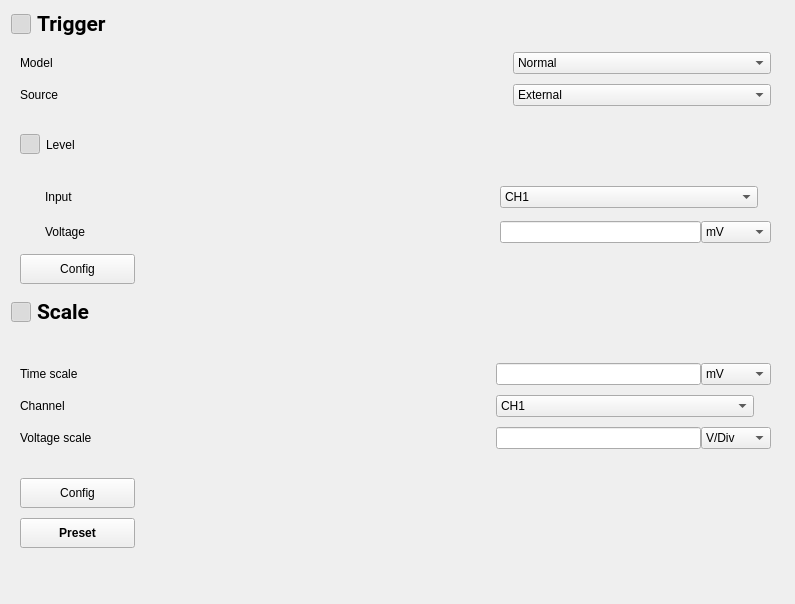
<?xml version="1.0" encoding="UTF-8"?>
<ui version="4.0">
 <class>wgContentRtm3004</class>
 <widget class="QWidget" name="wgContentRtm3004">
  <property name="geometry">
   <rect>
    <x>0</x>
    <y>0</y>
    <width>795</width>
    <height>604</height>
   </rect>
  </property>
  <property name="windowTitle">
   <string>Form</string>
  </property>
  <layout class="QGridLayout" name="gridLayout_5">
   <item row="0" column="0" colspan="2">
    <layout class="QVBoxLayout" name="verticalLayout">
     <item>
      <layout class="QHBoxLayout" name="horizontalLayout_2">
       <item>
        <widget class="QPushButton" name="btnTrigger">
         <property name="minimumSize">
          <size>
           <width>20</width>
           <height>20</height>
          </size>
         </property>
         <property name="maximumSize">
          <size>
           <width>20</width>
           <height>20</height>
          </size>
         </property>
         <property name="cursor">
          <cursorShape>PointingHandCursor</cursorShape>
         </property>
         <property name="text">
          <string/>
         </property>
         <property name="icon">
          <iconset resource="../../res.qrc">
           <normaloff>:/icon/btnCloseExpan.png</normaloff>
           <normalon>:/icon/btnOpenExpan.png</normalon>:/icon/btnCloseExpan.png</iconset>
         </property>
         <property name="checkable">
          <bool>true</bool>
         </property>
         <property name="checked">
          <bool>true</bool>
         </property>
        </widget>
       </item>
       <item>
        <widget class="QLabel" name="label_2">
         <property name="minimumSize">
          <size>
           <width>150</width>
           <height>0</height>
          </size>
         </property>
         <property name="maximumSize">
          <size>
           <width>150</width>
           <height>16777215</height>
          </size>
         </property>
         <property name="font">
          <font>
           <family>Roboto</family>
           <pointsize>16</pointsize>
           <bold>true</bold>
          </font>
         </property>
         <property name="text">
          <string>Trigger</string>
         </property>
        </widget>
       </item>
       <item>
        <spacer name="horizontalSpacer_2">
         <property name="orientation">
          <enum>Qt::Orientation::Horizontal</enum>
         </property>
         <property name="sizeHint" stdset="0">
          <size>
           <width>40</width>
           <height>20</height>
          </size>
         </property>
        </spacer>
       </item>
      </layout>
     </item>
     <item>
      <widget class="QWidget" name="wgTrigger" native="true">
       <property name="minimumSize">
        <size>
         <width>769</width>
         <height>250</height>
        </size>
       </property>
       <property name="styleSheet">
        <string notr="true"/>
       </property>
       <layout class="QVBoxLayout" name="verticalLayout_2">
        <item>
         <layout class="QGridLayout" name="gridLayout_2">
          <property name="horizontalSpacing">
           <number>232</number>
          </property>
          <property name="verticalSpacing">
           <number>10</number>
          </property>
          <item row="0" column="0">
           <widget class="QLabel" name="label">
            <property name="text">
             <string>Model</string>
            </property>
           </widget>
          </item>
          <item row="0" column="1">
           <widget class="QComboBox" name="comboBox">
            <property name="minimumSize">
             <size>
              <width>258</width>
              <height>0</height>
             </size>
            </property>
            <property name="maximumSize">
             <size>
              <width>258</width>
              <height>16777215</height>
             </size>
            </property>
            <property name="cursor">
             <cursorShape>PointingHandCursor</cursorShape>
            </property>
            <item>
             <property name="text">
              <string>Normal</string>
             </property>
            </item>
           </widget>
          </item>
          <item row="1" column="0">
           <widget class="QLabel" name="label_3">
            <property name="text">
             <string>Source</string>
            </property>
           </widget>
          </item>
          <item row="1" column="1">
           <widget class="QComboBox" name="comboBox_2">
            <property name="minimumSize">
             <size>
              <width>258</width>
              <height>0</height>
             </size>
            </property>
            <property name="maximumSize">
             <size>
              <width>258</width>
              <height>16777215</height>
             </size>
            </property>
            <property name="cursor">
             <cursorShape>PointingHandCursor</cursorShape>
            </property>
            <item>
             <property name="text">
              <string>External</string>
             </property>
            </item>
           </widget>
          </item>
         </layout>
        </item>
        <item>
         <layout class="QHBoxLayout" name="horizontalLayout">
          <item>
           <widget class="QPushButton" name="btnLevel">
            <property name="minimumSize">
             <size>
              <width>20</width>
              <height>20</height>
             </size>
            </property>
            <property name="maximumSize">
             <size>
              <width>20</width>
              <height>20</height>
             </size>
            </property>
            <property name="cursor">
             <cursorShape>PointingHandCursor</cursorShape>
            </property>
            <property name="text">
             <string/>
            </property>
            <property name="icon">
             <iconset resource="../../res.qrc">
              <normaloff>:/icon/btnCloseExpan.png</normaloff>
              <normalon>:/icon/btnOpenExpan.png</normalon>:/icon/btnCloseExpan.png</iconset>
            </property>
            <property name="checkable">
             <bool>true</bool>
            </property>
            <property name="checked">
             <bool>true</bool>
            </property>
           </widget>
          </item>
          <item>
           <widget class="QLabel" name="label_4">
            <property name="minimumSize">
             <size>
              <width>41</width>
              <height>0</height>
             </size>
            </property>
            <property name="maximumSize">
             <size>
              <width>41</width>
              <height>16777215</height>
             </size>
            </property>
            <property name="text">
             <string>Level</string>
            </property>
           </widget>
          </item>
          <item>
           <spacer name="horizontalSpacer">
            <property name="orientation">
             <enum>Qt::Orientation::Horizontal</enum>
            </property>
            <property name="sizeHint" stdset="0">
             <size>
              <width>40</width>
              <height>20</height>
             </size>
            </property>
           </spacer>
          </item>
         </layout>
        </item>
        <item>
         <widget class="QWidget" name="wglevel" native="true">
          <layout class="QGridLayout" name="gridLayout">
           <property name="leftMargin">
            <number>25</number>
           </property>
           <property name="topMargin">
            <number>0</number>
           </property>
           <property name="rightMargin">
            <number>0</number>
           </property>
           <property name="bottomMargin">
            <number>0</number>
           </property>
           <property name="horizontalSpacing">
            <number>414</number>
           </property>
           <property name="verticalSpacing">
            <number>10</number>
           </property>
           <item row="0" column="0">
            <widget class="QLabel" name="label_5">
             <property name="text">
              <string>Input</string>
             </property>
            </widget>
           </item>
           <item row="0" column="1">
            <widget class="QComboBox" name="comboBox_3">
             <property name="minimumSize">
              <size>
               <width>258</width>
               <height>0</height>
              </size>
             </property>
             <property name="maximumSize">
              <size>
               <width>258</width>
               <height>16777215</height>
              </size>
             </property>
             <property name="cursor">
              <cursorShape>PointingHandCursor</cursorShape>
             </property>
             <item>
              <property name="text">
               <string>CH1</string>
              </property>
             </item>
            </widget>
           </item>
           <item row="1" column="0">
            <widget class="QLabel" name="label_6">
             <property name="text">
              <string>Voltage</string>
             </property>
            </widget>
           </item>
           <item row="1" column="1">
            <layout class="QHBoxLayout" name="horizontalLayout_3">
             <item>
              <widget class="QLineEdit" name="lineEdit"/>
             </item>
             <item>
              <widget class="QComboBox" name="comboBox_4">
               <property name="minimumSize">
                <size>
                 <width>70</width>
                 <height>0</height>
                </size>
               </property>
               <property name="cursor">
                <cursorShape>PointingHandCursor</cursorShape>
               </property>
               <item>
                <property name="text">
                 <string>mV</string>
                </property>
               </item>
              </widget>
             </item>
            </layout>
           </item>
          </layout>
         </widget>
        </item>
        <item>
         <layout class="QHBoxLayout" name="horizontalLayout_7">
          <item>
           <widget class="QPushButton" name="pushButton_5">
            <property name="minimumSize">
             <size>
              <width>115</width>
              <height>30</height>
             </size>
            </property>
            <property name="cursor">
             <cursorShape>PointingHandCursor</cursorShape>
            </property>
            <property name="text">
             <string>Config</string>
            </property>
           </widget>
          </item>
          <item>
           <spacer name="horizontalSpacer_5">
            <property name="minimumSize">
             <size>
              <width>115</width>
              <height>30</height>
             </size>
            </property>
            <property name="orientation">
             <enum>Qt::Orientation::Horizontal</enum>
            </property>
            <property name="sizeHint" stdset="0">
             <size>
              <width>112</width>
              <height>27</height>
             </size>
            </property>
           </spacer>
          </item>
         </layout>
        </item>
       </layout>
      </widget>
     </item>
    </layout>
   </item>
   <item row="0" column="2">
    <spacer name="horizontalSpacer_6">
     <property name="orientation">
      <enum>Qt::Orientation::Horizontal</enum>
     </property>
     <property name="sizeHint" stdset="0">
      <size>
       <width>0</width>
       <height>20</height>
      </size>
     </property>
    </spacer>
   </item>
   <item row="1" column="0">
    <layout class="QHBoxLayout" name="horizontalLayout_4">
     <item>
      <widget class="QPushButton" name="btnScale">
       <property name="minimumSize">
        <size>
         <width>20</width>
         <height>20</height>
        </size>
       </property>
       <property name="maximumSize">
        <size>
         <width>20</width>
         <height>20</height>
        </size>
       </property>
       <property name="cursor">
        <cursorShape>PointingHandCursor</cursorShape>
       </property>
       <property name="text">
        <string/>
       </property>
       <property name="icon">
        <iconset resource="../../res.qrc">
         <normaloff>:/icon/btnCloseExpan.png</normaloff>
         <normalon>:/icon/btnOpenExpan.png</normalon>:/icon/btnCloseExpan.png</iconset>
       </property>
       <property name="checkable">
        <bool>true</bool>
       </property>
       <property name="checked">
        <bool>true</bool>
       </property>
      </widget>
     </item>
     <item>
      <widget class="QLabel" name="label_7">
       <property name="minimumSize">
        <size>
         <width>150</width>
         <height>0</height>
        </size>
       </property>
       <property name="maximumSize">
        <size>
         <width>150</width>
         <height>16777215</height>
        </size>
       </property>
       <property name="font">
        <font>
         <family>Roboto</family>
         <pointsize>16</pointsize>
         <bold>true</bold>
        </font>
       </property>
       <property name="text">
        <string>Scale</string>
       </property>
      </widget>
     </item>
     <item>
      <spacer name="horizontalSpacer_3">
       <property name="orientation">
        <enum>Qt::Orientation::Horizontal</enum>
       </property>
       <property name="sizeHint" stdset="0">
        <size>
         <width>40</width>
         <height>20</height>
        </size>
       </property>
      </spacer>
     </item>
    </layout>
   </item>
   <item row="2" column="0" colspan="2">
    <widget class="QWidget" name="wgScale" native="true">
     <property name="minimumSize">
      <size>
       <width>769</width>
       <height>250</height>
      </size>
     </property>
     <property name="styleSheet">
      <string notr="true"/>
     </property>
     <layout class="QVBoxLayout" name="verticalLayout_3">
      <item>
       <layout class="QGridLayout" name="gridLayout_3">
        <property name="horizontalSpacing">
         <number>404</number>
        </property>
        <property name="verticalSpacing">
         <number>10</number>
        </property>
        <item row="0" column="0">
         <widget class="QLabel" name="label_11">
          <property name="text">
           <string>Time scale</string>
          </property>
         </widget>
        </item>
        <item row="0" column="1">
         <layout class="QHBoxLayout" name="horizontalLayout_8">
          <item>
           <widget class="QLineEdit" name="lineEdit_3"/>
          </item>
          <item>
           <widget class="QComboBox" name="comboBox_9">
            <property name="minimumSize">
             <size>
              <width>70</width>
              <height>0</height>
             </size>
            </property>
            <property name="cursor">
             <cursorShape>PointingHandCursor</cursorShape>
            </property>
            <item>
             <property name="text">
              <string>mV</string>
             </property>
            </item>
           </widget>
          </item>
         </layout>
        </item>
        <item row="1" column="0">
         <widget class="QLabel" name="label_12">
          <property name="text">
           <string>Channel</string>
          </property>
         </widget>
        </item>
        <item row="1" column="1">
         <widget class="QComboBox" name="comboBox_5">
          <property name="minimumSize">
           <size>
            <width>258</width>
            <height>0</height>
           </size>
          </property>
          <property name="maximumSize">
           <size>
            <width>258</width>
            <height>16777215</height>
           </size>
          </property>
          <item>
           <property name="text">
            <string>CH1</string>
           </property>
          </item>
         </widget>
        </item>
        <item row="2" column="0">
         <widget class="QLabel" name="label_13">
          <property name="text">
           <string>Voltage scale</string>
          </property>
         </widget>
        </item>
        <item row="2" column="1">
         <layout class="QHBoxLayout" name="horizontalLayout_9">
          <item>
           <widget class="QLineEdit" name="lineEdit_4"/>
          </item>
          <item>
           <widget class="QComboBox" name="comboBox_10">
            <property name="minimumSize">
             <size>
              <width>70</width>
              <height>0</height>
             </size>
            </property>
            <property name="cursor">
             <cursorShape>PointingHandCursor</cursorShape>
            </property>
            <item>
             <property name="text">
              <string>V/Div</string>
             </property>
            </item>
           </widget>
          </item>
         </layout>
        </item>
       </layout>
      </item>
      <item>
       <layout class="QGridLayout" name="gridLayout_4">
        <property name="verticalSpacing">
         <number>10</number>
        </property>
        <item row="0" column="0">
         <widget class="QPushButton" name="pushButton_8">
          <property name="minimumSize">
           <size>
            <width>115</width>
            <height>30</height>
           </size>
          </property>
          <property name="cursor">
           <cursorShape>PointingHandCursor</cursorShape>
          </property>
          <property name="text">
           <string>Config</string>
          </property>
         </widget>
        </item>
        <item row="1" column="0">
         <widget class="QPushButton" name="pushButton_9">
          <property name="minimumSize">
           <size>
            <width>115</width>
            <height>30</height>
           </size>
          </property>
          <property name="font">
           <font>
            <bold>true</bold>
           </font>
          </property>
          <property name="cursor">
           <cursorShape>PointingHandCursor</cursorShape>
          </property>
          <property name="text">
           <string>Preset</string>
          </property>
         </widget>
        </item>
        <item row="1" column="1">
         <spacer name="horizontalSpacer_4">
          <property name="orientation">
           <enum>Qt::Orientation::Horizontal</enum>
          </property>
          <property name="sizeHint" stdset="0">
           <size>
            <width>40</width>
            <height>20</height>
           </size>
          </property>
         </spacer>
        </item>
       </layout>
      </item>
     </layout>
    </widget>
   </item>
   <item row="3" column="1">
    <spacer name="verticalSpacer">
     <property name="orientation">
      <enum>Qt::Orientation::Vertical</enum>
     </property>
     <property name="sizeHint" stdset="0">
      <size>
       <width>20</width>
       <height>2</height>
      </size>
     </property>
    </spacer>
   </item>
  </layout>
 </widget>
 <resources>
  <include location="../../res.qrc"/>
 </resources>
 <connections/>
</ui>
